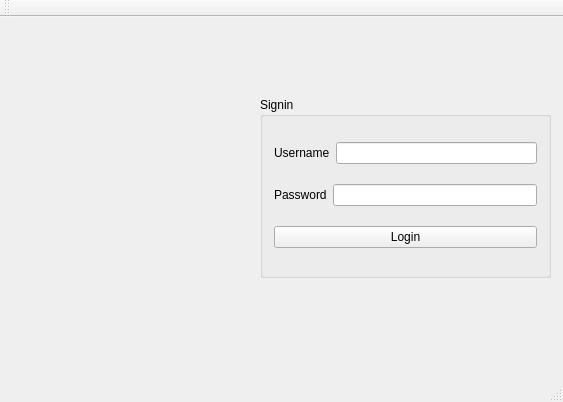
<?xml version="1.0" encoding="UTF-8"?>
<ui version="4.0">
 <class>MainWindow</class>
 <widget class="QMainWindow" name="MainWindow">
  <property name="geometry">
   <rect>
    <x>0</x>
    <y>0</y>
    <width>563</width>
    <height>402</height>
   </rect>
  </property>
  <property name="windowTitle">
   <string>MainWindow</string>
  </property>
  <widget class="QWidget" name="centralWidget">
   <widget class="QGroupBox" name="groupBox">
    <property name="geometry">
     <rect>
      <x>260</x>
      <y>80</y>
      <width>291</width>
      <height>181</height>
     </rect>
    </property>
    <property name="title">
     <string>Signin</string>
    </property>
    <layout class="QVBoxLayout" name="verticalLayout">
     <item>
      <layout class="QHBoxLayout" name="horizontalLayout">
       <item>
        <widget class="QLabel" name="label">
         <property name="text">
          <string>Username</string>
         </property>
         <property name="buddy">
          <cstring>lineEditUser</cstring>
         </property>
        </widget>
       </item>
       <item>
        <widget class="QLineEdit" name="lineEditUser"/>
       </item>
      </layout>
     </item>
     <item>
      <layout class="QHBoxLayout" name="horizontalLayout_2">
       <item>
        <widget class="QLabel" name="label_2">
         <property name="text">
          <string>Password</string>
         </property>
         <property name="buddy">
          <cstring>lineEditPass</cstring>
         </property>
        </widget>
       </item>
       <item>
        <widget class="QLineEdit" name="lineEditPass">
         <property name="echoMode">
          <enum>QLineEdit::Password</enum>
         </property>
        </widget>
       </item>
      </layout>
     </item>
     <item>
      <widget class="QPushButton" name="pushButtonLogin">
       <property name="text">
        <string>Login</string>
       </property>
      </widget>
     </item>
    </layout>
   </widget>
   <widget class="QLabel" name="labelPicture">
    <property name="geometry">
     <rect>
      <x>40</x>
      <y>80</y>
      <width>181</width>
      <height>191</height>
     </rect>
    </property>
    <property name="text">
     <string/>
    </property>
   </widget>
  </widget>
  <widget class="QMenuBar" name="menuBar">
   <property name="geometry">
    <rect>
     <x>0</x>
     <y>0</y>
     <width>563</width>
     <height>21</height>
    </rect>
   </property>
  </widget>
  <widget class="QToolBar" name="mainToolBar">
   <attribute name="toolBarArea">
    <enum>TopToolBarArea</enum>
   </attribute>
   <attribute name="toolBarBreak">
    <bool>false</bool>
   </attribute>
  </widget>
  <widget class="QStatusBar" name="statusBar"/>
 </widget>
 <layoutdefault spacing="6" margin="11"/>
 <resources/>
 <connections/>
</ui>
